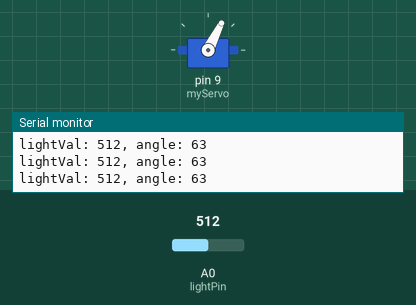
The sketch below on a simulated Arduino Uno, built with avr-gcc and run on an emulated ATmega328P. Parts: servo, the last lines printed to the serial monitor. The inputs (shaded band) are chosen by the test bench; at power-on: A0 (lightPin) = 512.

Above: at 1.2 s.
1.3 s: A0 (lightPin) set to 349
At 2.4 s:
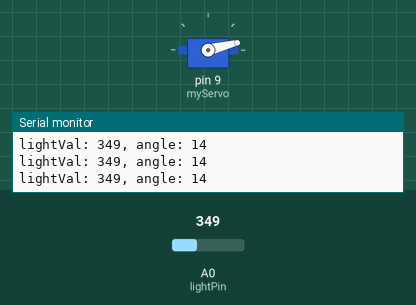
2.8 s: A0 (lightPin) set to 320
At 4.0 s:
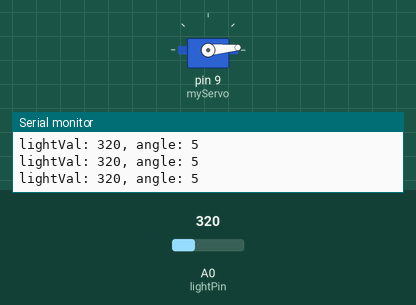
5.8 s: A0 (lightPin) set to 1023
At 6.1 s:
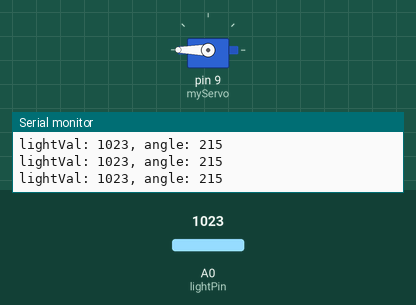
7.3 s: A0 (lightPin) set to 1010
10.3 s: A0 (lightPin) set to 988
13.3 s: A0 (lightPin) set to 900
At 13.6 s:
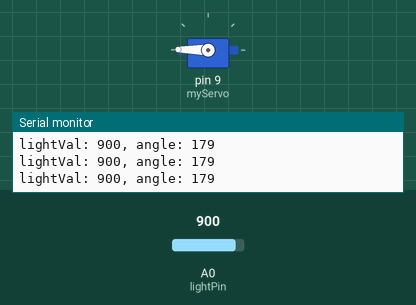
Timing chart, 0 to 15.8 s (numbered marks = the images above; inputs shaded):
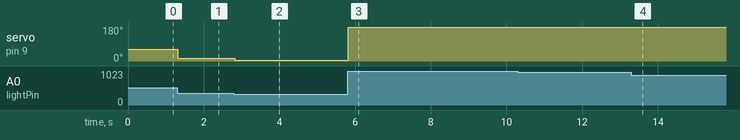

The sketch:

p05_ServoMoodIndicator_with_light.ino
```cpp
/*
  Arduino Starter Kit example
 Project 5  - Servo Mood Indicator

 This sketch is written to accompany Project 5 in the
 Arduino Starter Kit

 Parts required:
 servo motor
 10 kilohm potentiometer
 2 100 uF electrolytic capacitors

 Created 13 September 2012
 by Scott Fitzgerald

 http://www.arduino.cc/starterKit

 This example code is part of the public domain
 */

// include the servo library
#include <Servo.h>

Servo myServo;  // create a servo object

int const lightPin = A0; // analog pin used to connect the potentiometer
int potVal;  // variable to read the value from the analog pin
int angle;   // variable to hold the angle for the servo motor
int lightVal;

void setup() {
  myServo.attach(9); // attaches the servo on pin 9 to the servo object
  Serial.begin(9600); // open a serial connection to your computer
}

void loop() {
  lightVal = analogRead(lightPin); // read the value of the potentiometer
  // print out the value to the serial monitor
  Serial.print("lightVal: ");
  Serial.print(lightVal);

  // scale the numbers from the pot
  angle = map(lightVal, 300, 900, 0, 179);

  // print out the angle for the servo motor
  Serial.print(", angle: ");
  Serial.println(angle);

  // set the servo position
  myServo.write(angle);

  // wait for the servo to get there
  delay(15);
}
```

Measured:
- after the input at 1.3 s, servo on pin 9 (myServo): 63° → 14° at once
- after the input at 2.8 s, servo on pin 9 (myServo): 14° → 5° at once
- after the input at 5.8 s, servo on pin 9 (myServo): 5° → 180° at once
- after the input at 13.3 s, servo on pin 9 (myServo): 180° → 179° at once
